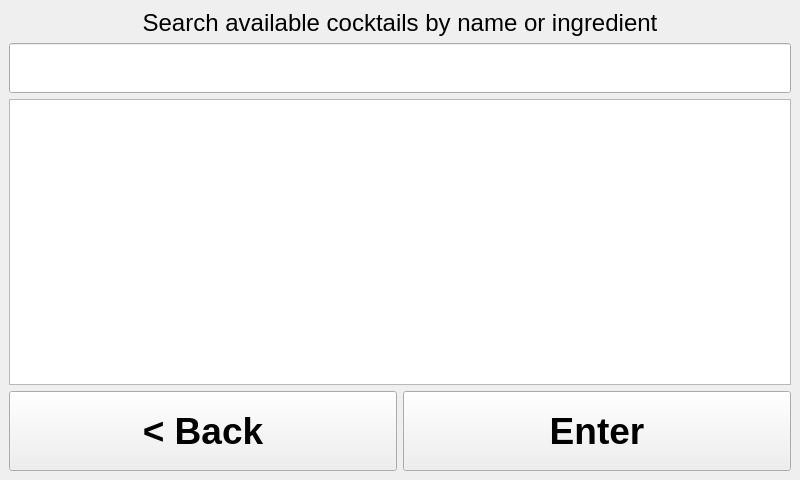
<?xml version="1.0" encoding="UTF-8"?>
<ui version="4.0">
 <class>SearchWindow</class>
 <widget class="QMainWindow" name="SearchWindow">
  <property name="geometry">
   <rect>
    <x>0</x>
    <y>0</y>
    <width>800</width>
    <height>480</height>
   </rect>
  </property>
  <property name="sizePolicy">
   <sizepolicy hsizetype="Fixed" vsizetype="Fixed">
    <horstretch>0</horstretch>
    <verstretch>0</verstretch>
   </sizepolicy>
  </property>
  <property name="minimumSize">
   <size>
    <width>800</width>
    <height>480</height>
   </size>
  </property>
  <property name="maximumSize">
   <size>
    <width>800</width>
    <height>480</height>
   </size>
  </property>
  <property name="cursor">
   <cursorShape>ArrowCursor</cursorShape>
  </property>
  <property name="windowTitle">
   <string>Search Available Cocktails</string>
  </property>
  <property name="styleSheet">
   <string notr="true"/>
  </property>
  <widget class="QWidget" name="centralwidget">
   <layout class="QGridLayout" name="gridLayout">
    <item row="4" column="0">
     <widget class="QPushButton" name="button_back">
      <property name="minimumSize">
       <size>
        <width>0</width>
        <height>80</height>
       </size>
      </property>
      <property name="maximumSize">
       <size>
        <width>5000</width>
        <height>80</height>
       </size>
      </property>
      <property name="font">
       <font>
        <pointsize>28</pointsize>
        <weight>75</weight>
        <bold>true</bold>
       </font>
      </property>
      <property name="text">
       <string>&lt; Back</string>
      </property>
     </widget>
    </item>
    <item row="4" column="1">
     <widget class="QPushButton" name="button_enter">
      <property name="minimumSize">
       <size>
        <width>0</width>
        <height>80</height>
       </size>
      </property>
      <property name="maximumSize">
       <size>
        <width>5000</width>
        <height>80</height>
       </size>
      </property>
      <property name="font">
       <font>
        <pointsize>28</pointsize>
        <weight>75</weight>
        <bold>true</bold>
       </font>
      </property>
      <property name="text">
       <string>Enter</string>
      </property>
      <property name="cssClass" stdset="0">
       <string>btn-inverted</string>
      </property>
     </widget>
    </item>
    <item row="1" column="0" colspan="2">
     <widget class="ClickableLineEdit" name="input_cocktail">
      <property name="minimumSize">
       <size>
        <width>0</width>
        <height>50</height>
       </size>
      </property>
      <property name="maximumSize">
       <size>
        <width>16777215</width>
        <height>80</height>
       </size>
      </property>
      <property name="font">
       <font>
        <pointsize>28</pointsize>
       </font>
      </property>
      <property name="alignment">
       <set>Qt::AlignCenter</set>
      </property>
      <property name="cssClass" stdset="0">
       <string>bold</string>
      </property>
     </widget>
    </item>
    <item row="0" column="0" colspan="2">
     <widget class="QLabel" name="label_titel">
      <property name="maximumSize">
       <size>
        <width>16777215</width>
        <height>60</height>
       </size>
      </property>
      <property name="font">
       <font>
        <pointsize>18</pointsize>
       </font>
      </property>
      <property name="text">
       <string>Search available cocktails by name or ingredient</string>
      </property>
      <property name="alignment">
       <set>Qt::AlignCenter</set>
      </property>
      <property name="cssClass" stdset="0">
       <string>secondary bold</string>
      </property>
     </widget>
    </item>
    <item row="2" column="0" colspan="2">
     <widget class="QListWidget" name="list_widget_cocktails">
      <property name="maximumSize">
       <size>
        <width>5000</width>
        <height>5000</height>
       </size>
      </property>
      <property name="font">
       <font>
        <pointsize>20</pointsize>
        <weight>75</weight>
        <bold>true</bold>
       </font>
      </property>
      <property name="horizontalScrollBarPolicy">
       <enum>Qt::ScrollBarAlwaysOff</enum>
      </property>
      <property name="textElideMode">
       <enum>Qt::ElideRight</enum>
      </property>
      <property name="sortingEnabled">
       <bool>true</bool>
      </property>
     </widget>
    </item>
   </layout>
  </widget>
 </widget>
 <customwidgets>
  <customwidget>
   <class>ClickableLineEdit</class>
   <extends>QLineEdit</extends>
   <header>src.ui_elements.clickablelineedit.h</header>
  </customwidget>
 </customwidgets>
 <resources/>
 <connections/>
</ui>
